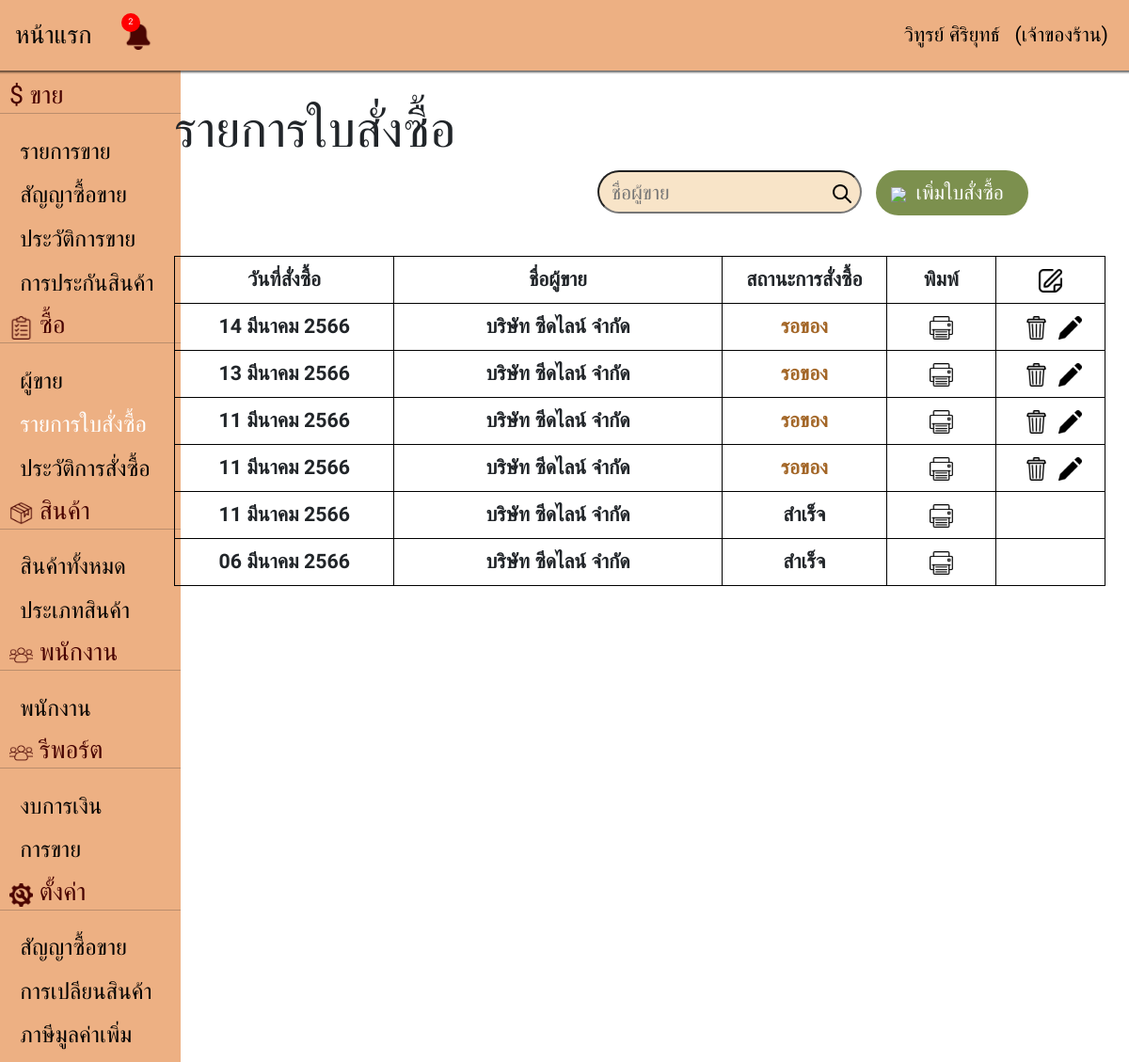
/order.php (signed in), run on the app's committed database.
### tables this page shows
CREATE TABLE `order_tb` (
  `order_id` int(6) NOT NULL COMMENT 'รหัสรายการใบสั่งซื้อ',
  `sell_id` int(4) NOT NULL COMMENT 'รหัสผู้ขาย',
  `datebill` datetime NOT NULL COMMENT 'วันที่วางบิล',
  `datereceive` date NOT NULL DEFAULT current_timestamp() COMMENT 'วันที่รับของ',
  `payment_sl` varchar(30) NOT NULL COMMENT 'วิธีการชำระเงิน',
  `payment_dt` date NOT NULL COMMENT 'วันที่ชำระเงิน',
  `all_amount_odr` int(11) NOT NULL COMMENT 'จำนวนสินค้าทั้งหมด',
  `all_price_odr` float NOT NULL COMMENT 'ราคาสินค้าทั้งหมด',
  `note` varchar(255) NOT NULL COMMENT 'หมายเหตุ',
  `bank_slip` varchar(255) DEFAULT NULL COMMENT 'สลิปธนาคาร',
  `receipt` varchar(255) DEFAULT NULL COMMENT 'ใบเสร็จ',
  `invoice` varchar(255) DEFAULT NULL COMMENT 'ใบส่งของ',
  `order_status` tinyint(1) NOT NULL DEFAULT 1 COMMENT 'สถานะใบสั่งซื้อ'
);

CREATE TABLE `sell_tb` (
  `sell_id` int(4) NOT NULL COMMENT 'รหัสผู้ขาย',
  `sell_type` varchar(50) NOT NULL COMMENT 'ประเภทผู้ขาย',
  `sell_name` varchar(50) NOT NULL COMMENT 'ชื่อผู้ขาย',
  `sell_address` text NOT NULL COMMENT 'ที่อยู่',
  `sell_tax_id` varchar(25) NOT NULL COMMENT 'หมายเลขประจำตัวผู้เสียภาษี',
  `sell_telephone` varchar(20) NOT NULL COMMENT 'เบอร์โทรศัพท์',
  `sell_website` varchar(255) NOT NULL COMMENT 'เว็บไซต์',
  `seller_firstname` varchar(50) NOT NULL COMMENT 'ชื่อ',
  `seller_lastname` varchar(50) NOT NULL COMMENT 'นามสกุล',
  `seller_nickname` varchar(50) NOT NULL COMMENT 'ชื่อเล่น',
  `seller_email` varchar(70) NOT NULL COMMENT 'อีเมล',
  `seller_telephone` varchar(20) NOT NULL COMMENT 'เบอร์โทรศัพท์',
  `seller_channel` varchar(30) NOT NULL COMMENT 'ช่องทางการติดต่ออื่นๆ ',
  `seller_card_id` varchar(255) NOT NULL COMMENT 'สำเนาบัตรประชาชน',
  `seller_cardname` varchar(255) NOT NULL COMMENT 'นามบัตร',
  `sell_documents` varchar(255) NOT NULL COMMENT 'เอกสารอื่นๆ',
  `sell_note` varchar(255) NOT NULL COMMENT 'หมายเหตุ'
);

### database/Connection.php (called while the page is built)
<?php
function Connection(){
    $servername = "localhost";
    $username = "root";
    $password = "";
    $database = "shop_pj";
    try {
        $conn = new PDO("mysql:host=$servername;dbname=$database", $username, $password);
        $conn->setAttribute(PDO::ATTR_ERRMODE, PDO::ERRMODE_EXCEPTION);
        $conn->query("SET NAMES UTF8");
        return $conn;
    } catch (PDOException $e) {
        throw new Exception("Connection failed: " . $e->getMessage());
    }
}

### database/Order.php (called while the page is built, shortened)
<?php
include_once("Connection.php");
class Order
{
    private $conn;
    function __construct()
    {
        $this->conn = Connection();
    }
    public function fetchAllSell()
    {
        try {
            $sql = "SELECT O.*,S.* FROM order_tb O,sell_tb S WHERE O.sell_id = S.sell_id order by O.datebill desc ";
            $stmt = $this->conn->prepare($sql);
            $stmt->execute();
            $result = $stmt->fetchAll();
            if (!$result) {
                return [];
            } else {
                return $result;
            }
        } catch (Exception $e) {
            http_response_code(500);
            return [];
        }
    }
}

### service/datetimeDisplay.php (called while the page is built, shortened)
<?php
function dateTimeDisplay($strDateTime)
{
    $moth = ["มกราคม", "กุมภาพันธ์", "มีนาคม", "เมษายน", "พฤษภาคม", "มิถุนายน", "กรกฏาคม", "สิงหาคม", "กันยายน", "ตุลาคม", "พฤศจิกายน", "ธันวาคม"];
    $date = explode(' ', $strDateTime)[0];
    $D = array_reverse(explode('-', $date));
    $D[2] += 543;
    $D[1] = $moth[$D[1] - 1];
    return implode(' ', $D);
}

### order.php (the view, shortened to what this page needs)
<?php
include_once "./service/datetimeDisplay.php";
?>
<!DOCTYPE html>
<html lang="en">
<head>
    <link href="./node_modules/bootstrap/dist/css/bootstrap.min.css" rel="stylesheet">
    <link rel="stylesheet" href="./src/css/order.css" />
</head>
<?php
include_once('nav.php');
include_once('./database/Order.php');
$order = new Order();
if (isset($_GET['keyword']) && $_GET['keyword'] != "") {
    $rows = $order->search($_GET['keyword']);
} else {
    $rows = $order->fetchAllSell();
}
?>
<body>
    <form>
        <div class="row">
            <div class="col-1 Nbar min-vh-100"><?php include_once('bar.php'); ?></div>
            <div class="col-11">
                <div class="row main">
                    <h1>รายการใบสั่งซื้อ</h1>
                    <div class="d-flex justify-content-end" style="margin-left: -5rem">
                        <div>
                            <input type="text" value="<?= $_GET['keyword'] ?? "" ?>" id="keyword" name="keyword" class="btnd" placeholder="&nbsp ชื่อผู้ขาย">
                            <button type="submit" class="search"><img src="./src/images/search.png" width="20"></button>
                        </div>
                        <a class="submit btn" href="addorder.php"><img src="./src/images/plus.png" width="25">&nbsp;&nbsp;เพิ่มใบสั่งซื้อ&nbsp;&nbsp;</a>
                    </div>
                </div>
                <?php if (count($rows) > 0) { ?>
                    <table class="ordertable">
                        <tr>
                            <th width="20%">วันที่สั่งซื้อ</th>
                            <th width="30%">ชื่อผู้ขาย</th>
                            <th width="15%">สถานะการสั่งซื้อ</th>
                            <th width=10%>พิมพ์</th>
                            <th width="10%"><img src="./src/images/edit.png" width="25"></th>
                        </tr>
                        <?php foreach ($rows as $row) { ?>
                            <tr>
                                <th><?= dateTimeDisplay($row['datebill']) ?></th>
                                <th id="text<?= $row['sell_id'] ?>"><?= $row['sell_name'] ?></th>
                                <th>
                                    <?php if ($row['order_status'] == 1) { ?><a type="button" class="bgs" href="./editconfirm2.php?id=<?= $row['order_id']; ?>">
                                            <font color=#A36627 style="text-decoration: none;">รอของ</font>
                                        </a>
                                    <?php } else { ?>
                                        สำเร็จ
                                    <?php } ?>
                                </th>
                                <th>
                                    <a type="button" class="bgs" href="./service/PDF/template/order_cash.php?id=<?= $row['order_id']; ?>"><img src="./src/images/print.png" width="25"></a>
                                </th>
                                <th>
                                    <?php if ($row['order_status'] == 1) { ?>
                                        <button type="button" class="bgs" name="btDelete_click()" onclick="del(<?= $row['order_id'] ?>)"><img src="./src/images/icon-delete.png" width="25"></button>
                                        <a type="button" class="bgs" href="./editconfirm.php?id=<?= $row['order_id']; ?>"><img src="./src/images/icon-pencil.png" width="25"></a>
                                    <?php } ?>
                                </th>
                            </tr><?php } ?>
                    </table>
                <?php } else {
                    echo '<div class="d-flex justify-content-center"><h3 style="margin-top: 9rem; margin-bottom: 9rem;">ไม่พบข้อมูล</h3></div>';
                } ?>
            </div>
        </div>
    </form>
</body>
</html>

### src/css/order.css (style rules this page uses)
* { font-family: 'IBM Plex Sans Thai', sans-serif; font-size: 16pt; }
.row { --bs-gutter-x: 0rem; }
.Nbar { margin-top: 3.5rem; }
.main { margin-top: 5rem; margin-left: 4rem; }
table, td, th { border: 1px solid black; text-align: center; }
table { border-collapse: collapse; width: 90%; }
th { height: 50px; }
.ordertable { margin-top: 2rem; margin-left: 4rem; margin-bottom: 4rem; }
.bgs { border: 0ch; background-color: white; text-decoration: none; }
.btnd { background-color: #F8E4C8; border-radius: 25px; width: 95%; height: 95%; }
.search { background: transparent; border: 0px; margin-left: -2rem; margin-top: auto; }
.submit { background-color: #7C904E; border: 0ch; color: white; }
.btn { border-radius: 25px 25px 25px 25px; font-size: 16pt; }

### data on the page
order_tb: datebill "14 มีนาคม 2566", sell.sell_name "บริษัท ซีดไลน์ จำกัด", order_status 1 (drawn)
order_tb: datebill "13 มีนาคม 2566", sell.sell_name "บริษัท ซีดไลน์ จำกัด", order_status 1 (drawn)
order_tb: datebill "11 มีนาคม 2566", sell.sell_name "บริษัท ซีดไลน์ จำกัด", order_status 1 (drawn)
order_tb: datebill "11 มีนาคม 2566", sell.sell_name "บริษัท ซีดไลน์ จำกัด", order_status 1 (drawn)
order_tb: datebill "11 มีนาคม 2566", sell.sell_name "บริษัท ซีดไลน์ จำกัด", order_status "สำเร็จ"
order_tb: datebill "06 มีนาคม 2566", sell.sell_name "บริษัท ซีดไลน์ จำกัด", order_status "สำเร็จ"

### other printed values
count($lost) "2"
$_SESSION['username'] "วิทูรย์ ศิริยุทธ์"
getFullRole($_SESSION['role']) "เจ้าของร้าน"
